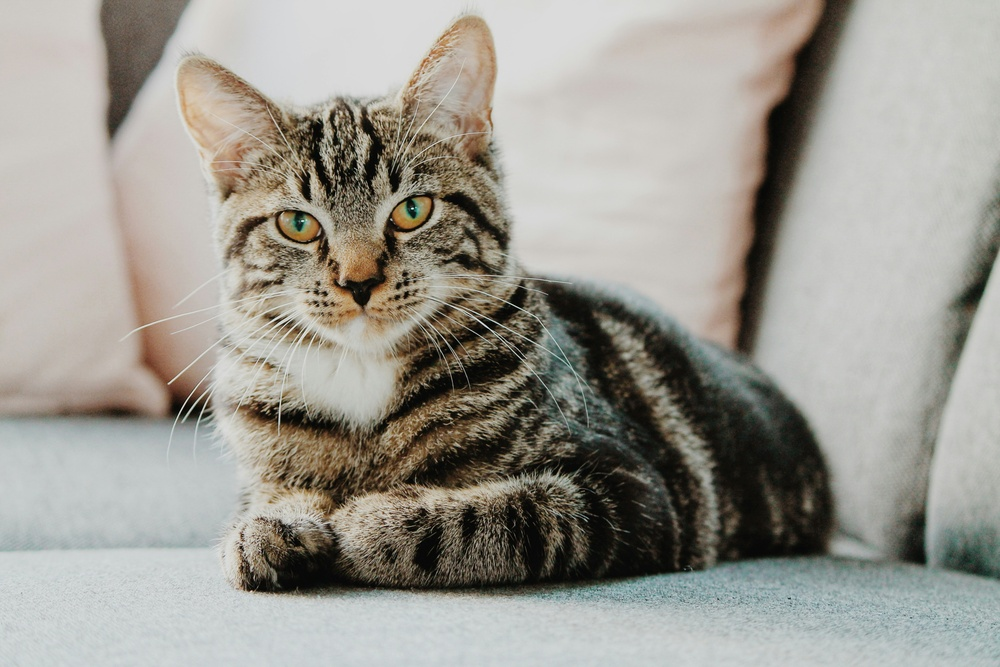
#> input picture html/rsc/src/400_OpenCV/ch_06_pixel/example.jpg, 1000 x 667 px, shrunk from 4272 x 2848 before the run
$ jupyter execute '0322_관심 영역 화소값 확인 (1).ipynb'
#> lines starting #> are read from the running program, lines starting #| are printed output that depends on the picture
[cell 1]
# 관심 영역 화소값 확인
import numpy as np, cv2, matplotlib.pyplot as plt

 # 영상 읽기
all_image = cv2.imread("example.jpg", cv2.IMREAD_GRAYSCALE)
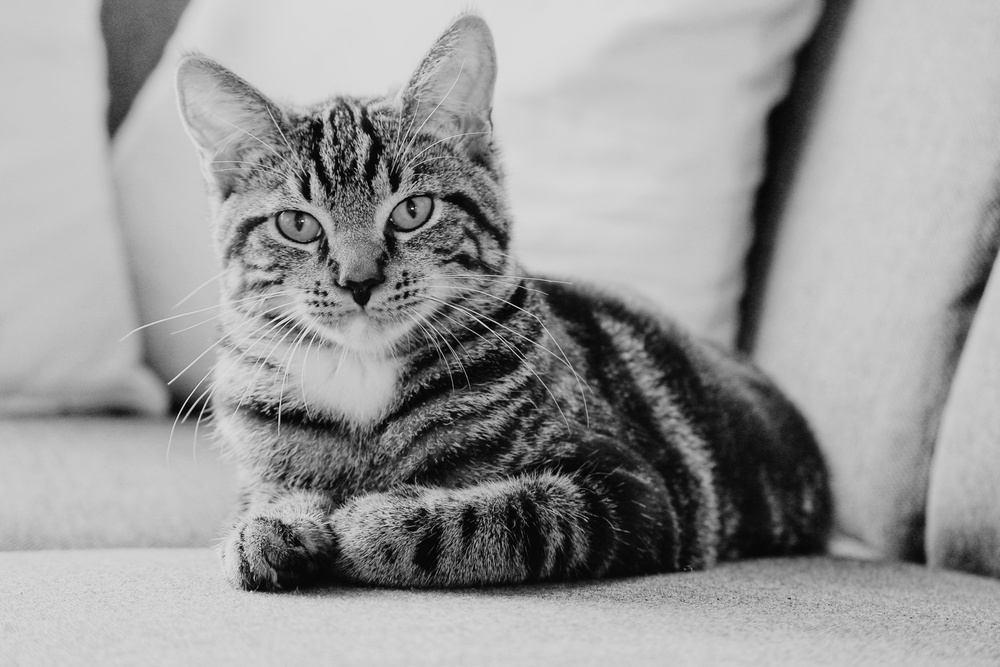
#> all_image: shape (667, 1000); min 0, max 250, mean 153.6

(x, y), (width, height) = (180, 100), (40, 20) # 좌표는 x, y
roi_img = all_image[ y : y + height , x : x + width ] # 행렬 접근은 y, x
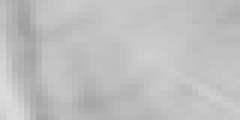
#> roi_img: shape (20, 40) (shown 6 times larger); min 160, max 218, mean 191.3

print( "roi image pixel data =" )

for row in roi_img:
    for pixel in row:
        print( f"{pixel:4d}, ", end="")       # 행렬 원소 하나 출력
    pass
    print()
#> this loop made 20 passes
#> (printed output is left out)
pass
print()

plt.title('ROI Image')
plt.imshow( roi_img, cmap="gray")
plt.axis('off')
plt.show()
